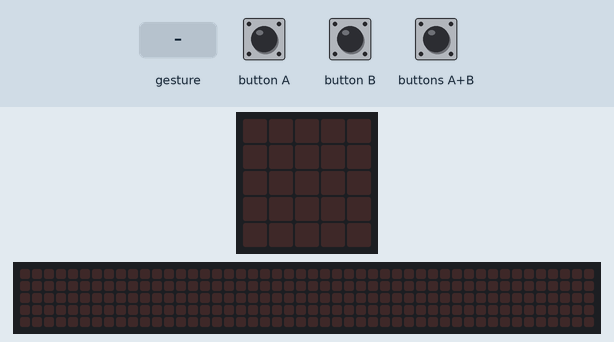
Recording of a program running on a simulated BBC micro:bit (MakeCode). Shown: the board's 5×5 LED display, a strip that is not on the board, showing the scrolling text unrolled. Inputs (shaded band) come from the test bench. Random numbers come from a fixed seed; a tilt is held for 1.5 s and a shake lasts 1 s, then the board lies face up again; the 48×5 strip is a reading aid, not a part: it shows the text the display is scrolling, unrolled, one strip-width of it at a time.

Above: at 1.2 s.
1.3 s: button A pressed for 0.15 s
At 2.3 s:
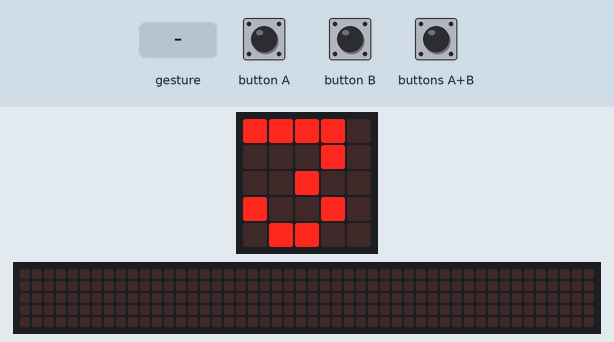
2.9 s: button B pressed for 0.15 s
At 5.52 s:
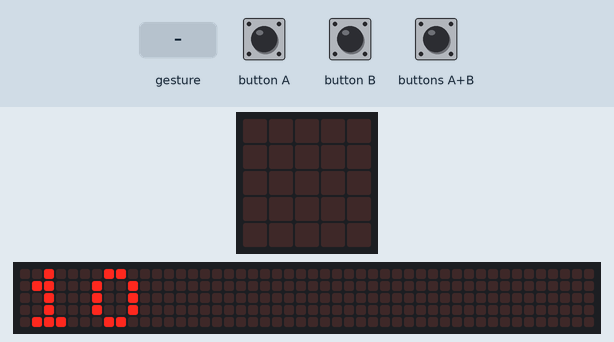
5.9 s: gesture 'shake'
At 6.4 s:
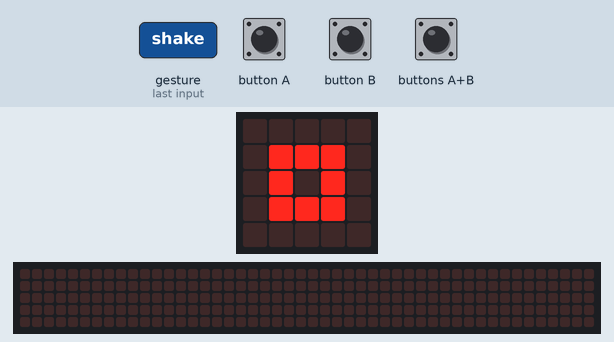
7.6 s: buttons A+B pressed for 0.15 s
At 7.82 s:
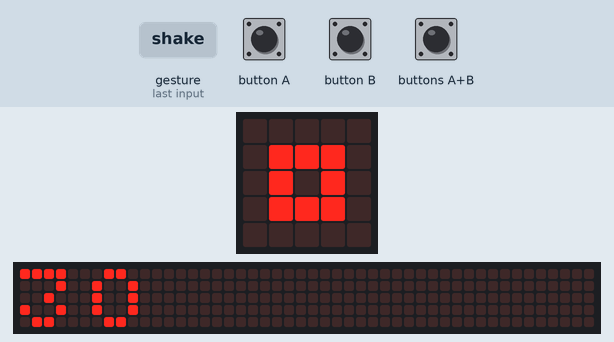
10.6 s: gesture 'shake'
At 11.2 s:
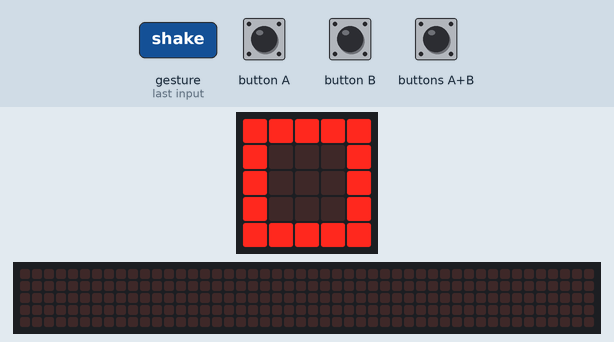
12.3 s: buttons A+B pressed for 1 s
At 13.37 s:
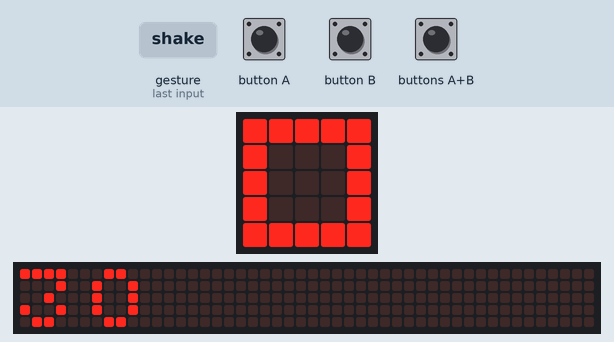
Timing chart, 0 to 15.3 s (numbered marks = the images above; inputs shaded):
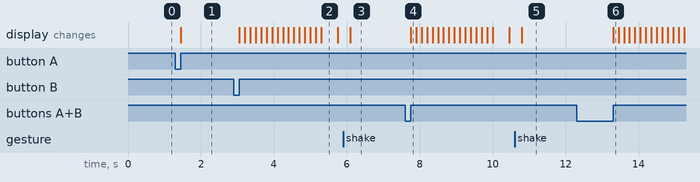

Measured:
- after the input at 1.3 s, the display: changes after 0.15 s (image 1)
- after the input at 2.9 s, the display: first changes after 0.15 s (image 2 shows a later state)
- after the input at 5.9 s, the display: changes after 0.20 s (image 3)
- after the input at 7.6 s, the display: changes after 0.15 s (image 4)
- after the input at 10.6 s, the display: changes after 0.20 s (image 5)
- after the input at 12.3 s, the display: changes after 1.0 s (image 6)
- what the display in image 2 shows lasts 0.5 s, from 5.3 s to 5.8 s

The program:

main.ts
```typescript
let a = 0
let b = 0
let tool = 0
input.onButtonPressed(Button.A, function () {
    a = randint(1, 12)
    basic.showNumber(a)
})
input.onButtonPressed(Button.AB, function () {
    basic.showNumber(a * b)
})
input.onButtonPressed(Button.B, function () {
    b = randint(1, 12)
    basic.showNumber(b)
})
input.onGesture(Gesture.Shake, function () {
    tool = randint(0, 2)
    if (tool == 0) {
        basic.showIcon(IconNames.SmallSquare)
    } else if (tool == 1) {
        basic.showIcon(IconNames.Square)
    } else {
        basic.showIcon(IconNames.Scissors)
    }
})
```

test.ts
```typescript
// les tests vont ici ; cela ne sera pas compilé si ce paquet est utilisé en tant qu'extension.
```
